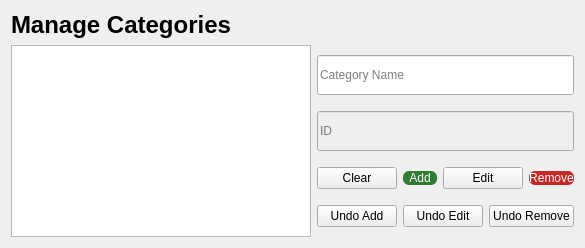
      <widget class="QWidget" name="pageCategories">
       <layout class="QVBoxLayout" name="categoryLayout">
        <item>
         <widget class="QLabel" name="lblCategories">
          <property name="text">
           <string>Manage Categories</string>
          </property>
          <property name="font">
           <font>
            <pointsize>18</pointsize>
            <weight>75</weight>
            <bold>true</bold>
           </font>
          </property>
         </widget>
        </item>
        <item>
         <layout class="QHBoxLayout" name="catListAndFormLayout">
          <item>
           <widget class="QListWidget" name="lstSearch_category">
            <property name="minimumSize">
             <size>
              <width>300</width>
              <height>0</height>
             </size>
            </property>
            <property name="font">
             <font>
              <pointsize>12</pointsize>
             </font>
            </property>
           </widget>
          </item>
          <item>
           <layout class="QVBoxLayout" name="catFormLayout">
            <item>
             <widget class="QLineEdit" name="txtName_category">
              <property name="placeholderText">
               <string>Category Name</string>
              </property>
              <property name="minimumSize">
               <size>
                <width>0</width>
                <height>40</height>
               </size>
              </property>
             </widget>
            </item>
            <item>
             <widget class="QLineEdit" name="txtId_category">
              <property name="placeholderText">
               <string>ID</string>
              </property>
              <property name="enabled">
               <bool>false</bool>
              </property>
              <property name="minimumSize">
               <size>
                <width>0</width>
                <height>40</height>
               </size>
              </property>
             </widget>
            </item>
            <item>
             <layout class="QHBoxLayout" name="catBtnLayout">
              <item>
               <widget class="QPushButton" name="btnClear_name_category">
                <property name="text">
                 <string>Clear</string>
                </property>
               </widget>
              </item>
              <item>
               <widget class="QPushButton" name="btnAdd_category">
                <property name="text">
                 <string>Add</string>
                </property>
                <property name="styleSheet">
                 <string notr="true">QPushButton { background-color: #2e7d32; color: white; border: none; border-radius: 6px; }</string>
                </property>
               </widget>
              </item>
              <item>
               <widget class="QPushButton" name="btnEdit_category">
                <property name="text">
                 <string>Edit</string>
                </property>
               </widget>
              </item>
              <item>
               <widget class="QPushButton" name="btnRemove_category">
                <property name="text">
                 <string>Remove</string>
                </property>
                <property name="styleSheet">
                 <string notr="true">QPushButton { background-color: #c62828; color: white; border: none; border-radius: 6px; }</string>
                </property>
               </widget>
              </item>
             </layout>
            </item>
            <item>
             <layout class="QHBoxLayout" name="catUndoLayout">
              <item>
               <widget class="QPushButton" name="btnUndoAdd_category">
                <property name="text">
                 <string>Undo Add</string>
                </property>
               </widget>
              </item>
              <item>
               <widget class="QPushButton" name="btnUndoEdit_category">
                <property name="text">
                 <string>Undo Edit</string>
                </property>
               </widget>
              </item>
              <item>
               <widget class="QPushButton" name="btnUndoRemove_category">
                <property name="text">
                 <string>Undo Remove</string>
                </property>
               </widget>
              </item>
             </layout>
            </item>
           </layout>
          </item>
         </layout>
        </item>
       </layout>
      </widget>
